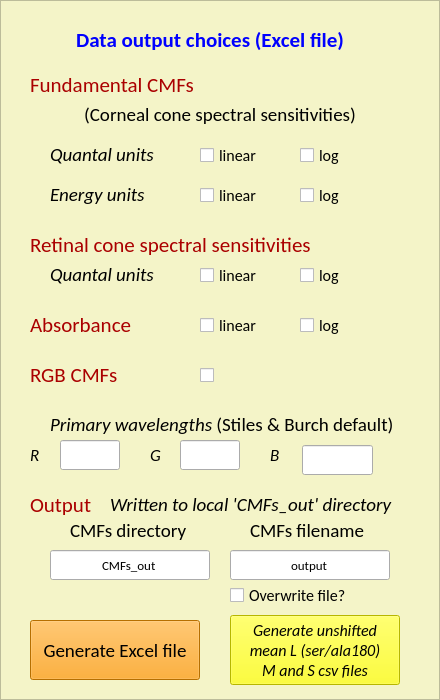
   <widget class="QFrame" name="frame">
    <property name="geometry">
     <rect>
      <x>520</x>
      <y>250</y>
      <width>440</width>
      <height>700</height>
     </rect>
    </property>
    <property name="autoFillBackground">
     <bool>false</bool>
    </property>
    <property name="styleSheet">
     <string notr="true">QFrame {background-color: rgb(244,244, 200)}</string>
    </property>
    <property name="frameShape">
     <enum>QFrame::StyledPanel</enum>
    </property>
    <property name="frameShadow">
     <enum>QFrame::Plain</enum>
    </property>
    <property name="lineWidth">
     <number>2</number>
    </property>
    <widget class="QLineEdit" name="DirName">
     <property name="geometry">
      <rect>
       <x>50</x>
       <y>550</y>
       <width>160</width>
       <height>30</height>
      </rect>
     </property>
     <property name="font">
      <font>
       <family>Calibri</family>
       <pointsize>10</pointsize>
      </font>
     </property>
     <property name="text">
      <string>CMFs_out</string>
     </property>
     <property name="alignment">
      <set>Qt::AlignCenter</set>
     </property>
    </widget>
    <widget class="QPushButton" name="GenerateData">
     <property name="geometry">
      <rect>
       <x>30</x>
       <y>620</y>
       <width>170</width>
       <height>60</height>
      </rect>
     </property>
     <property name="font">
      <font>
       <family>Calibri</family>
       <pointsize>14</pointsize>
      </font>
     </property>
     <property name="styleSheet">
      <string notr="true">background-color: rgb(255,155, 0);</string>
     </property>
     <property name="text">
      <string>Generate Excel file</string>
     </property>
    </widget>
    <widget class="QLabel" name="Alldetailstxt_7">
     <property name="geometry">
      <rect>
       <x>50</x>
       <y>140</y>
       <width>140</width>
       <height>30</height>
      </rect>
     </property>
     <property name="font">
      <font>
       <family>Calibri</family>
       <pointsize>14</pointsize>
       <italic>true</italic>
      </font>
     </property>
     <property name="text">
      <string>Quantal units</string>
     </property>
     <property name="textFormat">
      <enum>Qt::RichText</enum>
     </property>
     <property name="alignment">
      <set>Qt::AlignLeading|Qt::AlignLeft|Qt::AlignVCenter</set>
     </property>
    </widget>
    <widget class="QLabel" name="Alldetailstxt_5">
     <property name="geometry">
      <rect>
       <x>30</x>
       <y>230</y>
       <width>340</width>
       <height>30</height>
      </rect>
     </property>
     <property name="font">
      <font>
       <family>Calibri</family>
       <pointsize>16</pointsize>
      </font>
     </property>
     <property name="text">
      <string>&lt;html&gt;&lt;head/&gt;&lt;body&gt;&lt;p&gt;&lt;span style=&quot; color:#aa0000;&quot;&gt;Retinal cone spectral sensitivities&lt;/span&gt;&lt;/p&gt;&lt;/body&gt;&lt;/html&gt;</string>
     </property>
     <property name="textFormat">
      <enum>Qt::RichText</enum>
     </property>
     <property name="alignment">
      <set>Qt::AlignLeading|Qt::AlignLeft|Qt::AlignVCenter</set>
     </property>
    </widget>
    <widget class="QLabel" name="Alldetailstxt_3">
     <property name="geometry">
      <rect>
       <x>30</x>
       <y>310</y>
       <width>120</width>
       <height>30</height>
      </rect>
     </property>
     <property name="font">
      <font>
       <family>Calibri</family>
       <pointsize>16</pointsize>
      </font>
     </property>
     <property name="text">
      <string>&lt;html&gt;&lt;head/&gt;&lt;body&gt;&lt;p&gt;&lt;span style=&quot; color:#aa0000;&quot;&gt;Absorbance&lt;/span&gt;&lt;/p&gt;&lt;/body&gt;&lt;/html&gt;</string>
     </property>
     <property name="textFormat">
      <enum>Qt::RichText</enum>
     </property>
     <property name="alignment">
      <set>Qt::AlignLeading|Qt::AlignLeft|Qt::AlignVCenter</set>
     </property>
    </widget>
    <widget class="QCheckBox" name="linQretina">
     <property name="geometry">
      <rect>
       <x>200</x>
       <y>260</y>
       <width>80</width>
       <height>30</height>
      </rect>
     </property>
     <property name="font">
      <font>
       <family>Calibri</family>
       <pointsize>12</pointsize>
      </font>
     </property>
     <property name="text">
      <string>linear</string>
     </property>
    </widget>
    <widget class="QLabel" name="Alldetailstxt_8">
     <property name="geometry">
      <rect>
       <x>50</x>
       <y>180</y>
       <width>140</width>
       <height>30</height>
      </rect>
     </property>
     <property name="font">
      <font>
       <family>Calibri</family>
       <pointsize>14</pointsize>
       <italic>true</italic>
      </font>
     </property>
     <property name="text">
      <string>Energy units</string>
     </property>
     <property name="textFormat">
      <enum>Qt::RichText</enum>
     </property>
     <property name="alignment">
      <set>Qt::AlignLeading|Qt::AlignLeft|Qt::AlignVCenter</set>
     </property>
    </widget>
    <widget class="QCheckBox" name="linEcornea">
     <property name="geometry">
      <rect>
       <x>200</x>
       <y>180</y>
       <width>80</width>
       <height>30</height>
      </rect>
     </property>
     <property name="font">
      <font>
       <family>Calibri</family>
       <pointsize>12</pointsize>
      </font>
     </property>
     <property name="text">
      <string>linear</string>
     </property>
     <property name="checked">
      <bool>false</bool>
     </property>
    </widget>
    <widget class="QLabel" name="Alldetailstxt_6">
     <property name="geometry">
      <rect>
       <x>50</x>
       <y>100</y>
       <width>340</width>
       <height>30</height>
      </rect>
     </property>
     <property name="font">
      <font>
       <family>Calibri</family>
       <pointsize>14</pointsize>
      </font>
     </property>
     <property name="text">
      <string>(Corneal cone spectral sensitivities)</string>
     </property>
     <property name="textFormat">
      <enum>Qt::RichText</enum>
     </property>
     <property name="alignment">
      <set>Qt::AlignCenter</set>
     </property>
    </widget>
    <widget class="QLabel" name="Alldetailstxt_4">
     <property name="geometry">
      <rect>
       <x>30</x>
       <y>70</y>
       <width>200</width>
       <height>30</height>
      </rect>
     </property>
     <property name="font">
      <font>
       <family>Calibri</family>
       <pointsize>16</pointsize>
      </font>
     </property>
     <property name="text">
      <string>&lt;html&gt;&lt;head/&gt;&lt;body&gt;&lt;p&gt;&lt;span style=&quot; color:#aa0000;&quot;&gt;Fundamental CMFs&lt;/span&gt;&lt;/p&gt;&lt;/body&gt;&lt;/html&gt;</string>
     </property>
     <property name="textFormat">
      <enum>Qt::RichText</enum>
     </property>
     <property name="alignment">
      <set>Qt::AlignLeading|Qt::AlignLeft|Qt::AlignVCenter</set>
     </property>
    </widget>
    <widget class="QCheckBox" name="linAbs">
     <property name="geometry">
      <rect>
       <x>200</x>
       <y>310</y>
       <width>80</width>
       <height>30</height>
      </rect>
     </property>
     <property name="font">
      <font>
       <family>Calibri</family>
       <pointsize>12</pointsize>
      </font>
     </property>
     <property name="text">
      <string>linear</string>
     </property>
    </widget>
    <widget class="QCheckBox" name="logQcornea">
     <property name="geometry">
      <rect>
       <x>300</x>
       <y>140</y>
       <width>70</width>
       <height>30</height>
      </rect>
     </property>
     <property name="font">
      <font>
       <family>Calibri</family>
       <pointsize>12</pointsize>
      </font>
     </property>
     <property name="text">
      <string>log </string>
     </property>
    </widget>
    <widget class="QCheckBox" name="logEcornea">
     <property name="geometry">
      <rect>
       <x>300</x>
       <y>180</y>
       <width>70</width>
       <height>30</height>
      </rect>
     </property>
     <property name="font">
      <font>
       <family>Calibri</family>
       <pointsize>12</pointsize>
      </font>
     </property>
     <property name="text">
      <string>log </string>
     </property>
     <property name="checked">
      <bool>false</bool>
     </property>
    </widget>
    <widget class="QCheckBox" name="logQretina">
     <property name="geometry">
      <rect>
       <x>300</x>
       <y>260</y>
       <width>70</width>
       <height>30</height>
      </rect>
     </property>
     <property name="font">
      <font>
       <family>Calibri</family>
       <pointsize>12</pointsize>
      </font>
     </property>
     <property name="text">
      <string>log</string>
     </property>
    </widget>
    <widget class="QCheckBox" name="linQcornea">
     <property name="geometry">
      <rect>
       <x>200</x>
       <y>140</y>
       <width>80</width>
       <height>30</height>
      </rect>
     </property>
     <property name="font">
      <font>
       <family>Calibri</family>
       <pointsize>12</pointsize>
      </font>
     </property>
     <property name="text">
      <string>linear</string>
     </property>
    </widget>
    <widget class="QCheckBox" name="logAbs">
     <property name="geometry">
      <rect>
       <x>300</x>
       <y>310</y>
       <width>70</width>
       <height>30</height>
      </rect>
     </property>
     <property name="font">
      <font>
       <family>Calibri</family>
       <pointsize>12</pointsize>
      </font>
     </property>
     <property name="text">
      <string>log </string>
     </property>
    </widget>
    <widget class="QLabel" name="label_3">
     <property name="geometry">
      <rect>
       <x>70</x>
       <y>520</y>
       <width>180</width>
       <height>20</height>
      </rect>
     </property>
     <property name="font">
      <font>
       <family>Calibri</family>
       <pointsize>14</pointsize>
      </font>
     </property>
     <property name="text">
      <string>CMFs directory </string>
     </property>
    </widget>
    <widget class="QLabel" name="Alldetailstxt_2">
     <property name="geometry">
      <rect>
       <x>30</x>
       <y>20</y>
       <width>360</width>
       <height>40</height>
      </rect>
     </property>
     <property name="font">
      <font>
       <family>Calibri</family>
       <pointsize>16</pointsize>
       <weight>75</weight>
       <bold>true</bold>
      </font>
     </property>
     <property name="text">
      <string>&lt;html&gt;&lt;head/&gt;&lt;body&gt;&lt;p&gt;&lt;span style=&quot; color:#0000ff;&quot;&gt;Data output choices (Excel file)&lt;/span&gt;&lt;/p&gt;&lt;/body&gt;&lt;/html&gt;</string>
     </property>
     <property name="textFormat">
      <enum>Qt::RichText</enum>
     </property>
     <property name="alignment">
      <set>Qt::AlignCenter</set>
     </property>
    </widget>
    <widget class="QLabel" name="Alldetailstxt_9">
     <property name="geometry">
      <rect>
       <x>50</x>
       <y>260</y>
       <width>140</width>
       <height>30</height>
      </rect>
     </property>
     <property name="font">
      <font>
       <family>Calibri</family>
       <pointsize>14</pointsize>
       <italic>true</italic>
      </font>
     </property>
     <property name="text">
      <string>Quantal units</string>
     </property>
     <property name="textFormat">
      <enum>Qt::RichText</enum>
     </property>
     <property name="alignment">
      <set>Qt::AlignLeading|Qt::AlignLeft|Qt::AlignVCenter</set>
     </property>
    </widget>
    <widget class="QPushButton" name="GenerateMeanLMS">
     <property name="geometry">
      <rect>
       <x>230</x>
       <y>615</y>
       <width>170</width>
       <height>70</height>
      </rect>
     </property>
     <property name="font">
      <font>
       <family>Calibri</family>
       <pointsize>12</pointsize>
       <italic>true</italic>
      </font>
     </property>
     <property name="cursor">
      <cursorShape>ArrowCursor</cursorShape>
     </property>
     <property name="styleSheet">
      <string notr="true">background-color: rgb(255,255, 0);</string>
     </property>
     <property name="text">
      <string>Generate unshifted
mean L (ser/ala180)
M and S csv files</string>
     </property>
    </widget>
    <widget class="QCheckBox" name="OverwriteYN">
     <property name="geometry">
      <rect>
       <x>230</x>
       <y>580</y>
       <width>200</width>
       <height>30</height>
      </rect>
     </property>
     <property name="font">
      <font>
       <family>Calibri</family>
       <pointsize>12</pointsize>
      </font>
     </property>
     <property name="text">
      <string>Overwrite file?</string>
     </property>
    </widget>
    <widget class="QLabel" name="Alldetailstxt_10">
     <property name="geometry">
      <rect>
       <x>30</x>
       <y>360</y>
       <width>120</width>
       <height>30</height>
      </rect>
     </property>
     <property name="font">
      <font>
       <family>Calibri</family>
       <pointsize>16</pointsize>
      </font>
     </property>
     <property name="text">
      <string>&lt;html&gt;&lt;head/&gt;&lt;body&gt;&lt;p&gt;&lt;span style=&quot; color:#aa0000;&quot;&gt;RGB CMFs&lt;/span&gt;&lt;/p&gt;&lt;/body&gt;&lt;/html&gt;</string>
     </property>
     <property name="textFormat">
      <enum>Qt::RichText</enum>
     </property>
     <property name="alignment">
      <set>Qt::AlignLeading|Qt::AlignLeft|Qt::AlignVCenter</set>
     </property>
    </widget>
    <widget class="QCheckBox" name="RGBCMFs">
     <property name="geometry">
      <rect>
       <x>200</x>
       <y>360</y>
       <width>70</width>
       <height>30</height>
      </rect>
     </property>
     <property name="font">
      <font>
       <family>Calibri</family>
       <pointsize>12</pointsize>
      </font>
     </property>
     <property name="text">
      <string/>
     </property>
    </widget>
    <widget class="QLineEdit" name="Rnm">
     <property name="geometry">
      <rect>
       <x>60</x>
       <y>440</y>
       <width>60</width>
       <height>30</height>
      </rect>
     </property>
     <property name="font">
      <font>
       <family>Calibri</family>
       <pointsize>10</pointsize>
      </font>
     </property>
     <property name="focusPolicy">
      <enum>Qt::WheelFocus</enum>
     </property>
     <property name="inputMask">
      <string/>
     </property>
     <property name="text">
      <string/>
     </property>
     <property name="alignment">
      <set>Qt::AlignRight|Qt::AlignTrailing|Qt::AlignVCenter</set>
     </property>
    </widget>
    <widget class="QLineEdit" name="Gnm">
     <property name="geometry">
      <rect>
       <x>180</x>
       <y>440</y>
       <width>60</width>
       <height>30</height>
      </rect>
     </property>
     <property name="font">
      <font>
       <family>Calibri</family>
       <pointsize>10</pointsize>
      </font>
     </property>
     <property name="focusPolicy">
      <enum>Qt::WheelFocus</enum>
     </property>
     <property name="inputMask">
      <string/>
     </property>
     <property name="text">
      <string/>
     </property>
     <property name="alignment">
      <set>Qt::AlignRight|Qt::AlignTrailing|Qt::AlignVCenter</set>
     </property>
    </widget>
    <widget class="QLineEdit" name="Bnm">
     <property name="geometry">
      <rect>
       <x>302</x>
       <y>445</y>
       <width>71</width>
       <height>30</height>
      </rect>
     </property>
     <property name="font">
      <font>
       <family>Calibri</family>
       <pointsize>10</pointsize>
      </font>
     </property>
     <property name="focusPolicy">
      <enum>Qt::WheelFocus</enum>
     </property>
     <property name="inputMask">
      <string/>
     </property>
     <property name="text">
      <string/>
     </property>
     <property name="alignment">
      <set>Qt::AlignRight|Qt::AlignTrailing|Qt::AlignVCenter</set>
     </property>
    </widget>
    <widget class="QLabel" name="Alldetailstxt_11">
     <property name="geometry">
      <rect>
       <x>50</x>
       <y>410</y>
       <width>370</width>
       <height>30</height>
      </rect>
     </property>
     <property name="font">
      <font>
       <family>Calibri</family>
       <pointsize>14</pointsize>
       <italic>true</italic>
      </font>
     </property>
     <property name="text">
      <string>&lt;!DOCTYPE HTML PUBLIC &quot;-//W3C//DTD HTML 4.0//EN&quot; &quot;http://www.w3.org/TR/REC-html40/strict.dtd&quot;&gt;
&lt;html&gt;&lt;head&gt;&lt;meta name=&quot;qrichtext&quot; content=&quot;1&quot; /&gt;&lt;style type=&quot;text/css&quot;&gt;
p, li { white-space: pre-wrap; }
&lt;/style&gt;&lt;/head&gt;&lt;body style=&quot; font-family:'Calibri';&quot;&gt;
&lt;p style=&quot; margin-top:0px; margin-bottom:0px; margin-left:0px; margin-right:0px; -qt-block-indent:0; text-indent:0px;&quot;&gt;Primary wavelengths&lt;span style=&quot;  font-style:normal;&quot;&gt; (Stiles &amp;amp; Burch default)&lt;/span&gt;&lt;/p&gt;&lt;/body&gt;&lt;/html&gt;</string>
     </property>
     <property name="textFormat">
      <enum>Qt::RichText</enum>
     </property>
     <property name="alignment">
      <set>Qt::AlignLeading|Qt::AlignLeft|Qt::AlignVCenter</set>
     </property>
    </widget>
    <widget class="QLabel" name="Alldetailstxt_12">
     <property name="geometry">
      <rect>
       <x>30</x>
       <y>440</y>
       <width>30</width>
       <height>30</height>
      </rect>
     </property>
     <property name="font">
      <font>
       <family>Calibri</family>
       <pointsize>13</pointsize>
       <italic>true</italic>
      </font>
     </property>
     <property name="text">
      <string>&lt;!DOCTYPE HTML PUBLIC &quot;-//W3C//DTD HTML 4.0//EN&quot; &quot;http://www.w3.org/TR/REC-html40/strict.dtd&quot;&gt;
&lt;html&gt;&lt;head&gt;&lt;meta name=&quot;qrichtext&quot; content=&quot;1&quot; /&gt;&lt;style type=&quot;text/css&quot;&gt;
p, li { white-space: pre-wrap; }
&lt;/style&gt;&lt;/head&gt;&lt;body style=&quot; font-family:'Calibri'; &quot;&gt;
&lt;p style=&quot; margin-top:12px; margin-bottom:12px; margin-left:0px; margin-right:0px; -qt-block-indent:0; text-indent:0px;&quot;&gt;R&lt;/p&gt;&lt;/body&gt;&lt;/html&gt;</string>
     </property>
     <property name="textFormat">
      <enum>Qt::RichText</enum>
     </property>
     <property name="alignment">
      <set>Qt::AlignLeading|Qt::AlignLeft|Qt::AlignVCenter</set>
     </property>
    </widget>
    <widget class="QLabel" name="Alldetailstxt_13">
     <property name="geometry">
      <rect>
       <x>150</x>
       <y>440</y>
       <width>30</width>
       <height>30</height>
      </rect>
     </property>
     <property name="font">
      <font>
       <family>Calibri</family>
       <pointsize>13</pointsize>
       <italic>true</italic>
      </font>
     </property>
     <property name="text">
      <string>&lt;!DOCTYPE HTML PUBLIC &quot;-//W3C//DTD HTML 4.0//EN&quot; &quot;http://www.w3.org/TR/REC-html40/strict.dtd&quot;&gt;
&lt;html&gt;&lt;head&gt;&lt;meta name=&quot;qrichtext&quot; content=&quot;1&quot; /&gt;&lt;style type=&quot;text/css&quot;&gt;
p, li { white-space: pre-wrap; }
&lt;/style&gt;&lt;/head&gt;&lt;body style=&quot; font-family:'Calibri'; &quot;&gt;
&lt;p style=&quot; margin-top:12px; margin-bottom:12px; margin-left:0px; margin-right:0px; -qt-block-indent:0; text-indent:0px;&quot;&gt;G&lt;/p&gt;&lt;/body&gt;&lt;/html&gt;</string>
     </property>
     <property name="textFormat">
      <enum>Qt::RichText</enum>
     </property>
     <property name="alignment">
      <set>Qt::AlignLeading|Qt::AlignLeft|Qt::AlignVCenter</set>
     </property>
    </widget>
    <widget class="QLabel" name="Alldetailstxt_14">
     <property name="geometry">
      <rect>
       <x>270</x>
       <y>440</y>
       <width>30</width>
       <height>30</height>
      </rect>
     </property>
     <property name="font">
      <font>
       <family>Calibri</family>
       <pointsize>13</pointsize>
       <italic>true</italic>
      </font>
     </property>
     <property name="text">
      <string>&lt;!DOCTYPE HTML PUBLIC &quot;-//W3C//DTD HTML 4.0//EN&quot; &quot;http://www.w3.org/TR/REC-html40/strict.dtd&quot;&gt;
&lt;html&gt;&lt;head&gt;&lt;meta name=&quot;qrichtext&quot; content=&quot;1&quot; /&gt;&lt;style type=&quot;text/css&quot;&gt;
p, li { white-space: pre-wrap; }
&lt;/style&gt;&lt;/head&gt;&lt;body style=&quot; font-family:'Calibri'; &quot;&gt;
&lt;p style=&quot; margin-top:12px; margin-bottom:12px; margin-left:0px; margin-right:0px; -qt-block-indent:0; text-indent:0px;&quot;&gt;B&lt;/p&gt;&lt;/body&gt;&lt;/html&gt;</string>
     </property>
     <property name="textFormat">
      <enum>Qt::RichText</enum>
     </property>
     <property name="alignment">
      <set>Qt::AlignLeading|Qt::AlignLeft|Qt::AlignVCenter</set>
     </property>
    </widget>
    <widget class="QLineEdit" name="FileName">
     <property name="geometry">
      <rect>
       <x>230</x>
       <y>550</y>
       <width>160</width>
       <height>30</height>
      </rect>
     </property>
     <property name="font">
      <font>
       <family>Calibri</family>
       <pointsize>10</pointsize>
      </font>
     </property>
     <property name="text">
      <string>output</string>
     </property>
     <property name="alignment">
      <set>Qt::AlignCenter</set>
     </property>
    </widget>
    <widget class="QLabel" name="label_5">
     <property name="geometry">
      <rect>
       <x>250</x>
       <y>520</y>
       <width>180</width>
       <height>20</height>
      </rect>
     </property>
     <property name="font">
      <font>
       <family>Calibri</family>
       <pointsize>14</pointsize>
      </font>
     </property>
     <property name="text">
      <string>CMFs filename</string>
     </property>
    </widget>
    <widget class="QLabel" name="Alldetailstxt_15">
     <property name="geometry">
      <rect>
       <x>30</x>
       <y>490</y>
       <width>180</width>
       <height>30</height>
      </rect>
     </property>
     <property name="font">
      <font>
       <family>Calibri</family>
       <pointsize>16</pointsize>
      </font>
     </property>
     <property name="text">
      <string>&lt;html&gt;&lt;head/&gt;&lt;body&gt;&lt;p&gt;&lt;span style=&quot; color:#aa0000;&quot;&gt;Output&lt;/span&gt;&lt;/p&gt;&lt;/body&gt;&lt;/html&gt;</string>
     </property>
     <property name="textFormat">
      <enum>Qt::RichText</enum>
     </property>
     <property name="alignment">
      <set>Qt::AlignLeading|Qt::AlignLeft|Qt::AlignVCenter</set>
     </property>
    </widget>
    <widget class="QLabel" name="Alldetailstxt_16">
     <property name="geometry">
      <rect>
       <x>110</x>
       <y>490</y>
       <width>300</width>
       <height>30</height>
      </rect>
     </property>
     <property name="font">
      <font>
       <family>Calibri</family>
       <pointsize>14</pointsize>
       <italic>true</italic>
      </font>
     </property>
     <property name="text">
      <string>&lt;!DOCTYPE HTML PUBLIC &quot;-//W3C//DTD HTML 4.0//EN&quot; &quot;http://www.w3.org/TR/REC-html40/strict.dtd&quot;&gt;
&lt;html&gt;&lt;head&gt;&lt;meta name=&quot;qrichtext&quot; content=&quot;1&quot; /&gt;&lt;style type=&quot;text/css&quot;&gt;
p, li { white-space: pre-wrap; }
&lt;/style&gt;&lt;/head&gt;&lt;body style=&quot; font-family:'Calibri'; &quot;&gt;
&lt;p style=&quot; margin-top:0px; margin-bottom:0px; margin-left:0px; margin-right:0px; -qt-block-indent:0; text-indent:0px;&quot;&gt;&lt;span style=&quot; &quot;&gt;Written to local 'CMFs_out' directory&lt;/span&gt;&lt;/p&gt;&lt;/body&gt;&lt;/html&gt;</string>
     </property>
     <property name="textFormat">
      <enum>Qt::RichText</enum>
     </property>
     <property name="alignment">
      <set>Qt::AlignLeading|Qt::AlignLeft|Qt::AlignVCenter</set>
     </property>
    </widget>
    <zorder>Alldetailstxt_11</zorder>
    <zorder>DirName</zorder>
    <zorder>GenerateData</zorder>
    <zorder>Alldetailstxt_7</zorder>
    <zorder>Alldetailstxt_5</zorder>
    <zorder>Alldetailstxt_3</zorder>
    <zorder>linQretina</zorder>
    <zorder>Alldetailstxt_8</zorder>
    <zorder>linEcornea</zorder>
    <zorder>Alldetailstxt_6</zorder>
    <zorder>Alldetailstxt_4</zorder>
    <zorder>linAbs</zorder>
    <zorder>logQcornea</zorder>
    <zorder>logEcornea</zorder>
    <zorder>logQretina</zorder>
    <zorder>linQcornea</zorder>
    <zorder>logAbs</zorder>
    <zorder>label_3</zorder>
    <zorder>Alldetailstxt_2</zorder>
    <zorder>Alldetailstxt_9</zorder>
    <zorder>GenerateMeanLMS</zorder>
    <zorder>OverwriteYN</zorder>
    <zorder>Alldetailstxt_10</zorder>
    <zorder>RGBCMFs</zorder>
    <zorder>Alldetailstxt_12</zorder>
    <zorder>Rnm</zorder>
    <zorder>Alldetailstxt_13</zorder>
    <zorder>Gnm</zorder>
    <zorder>Alldetailstxt_14</zorder>
    <zorder>Bnm</zorder>
    <zorder>FileName</zorder>
    <zorder>label_5</zorder>
    <zorder>Alldetailstxt_15</zorder>
    <zorder>Alldetailstxt_16</zorder>
   </widget>
